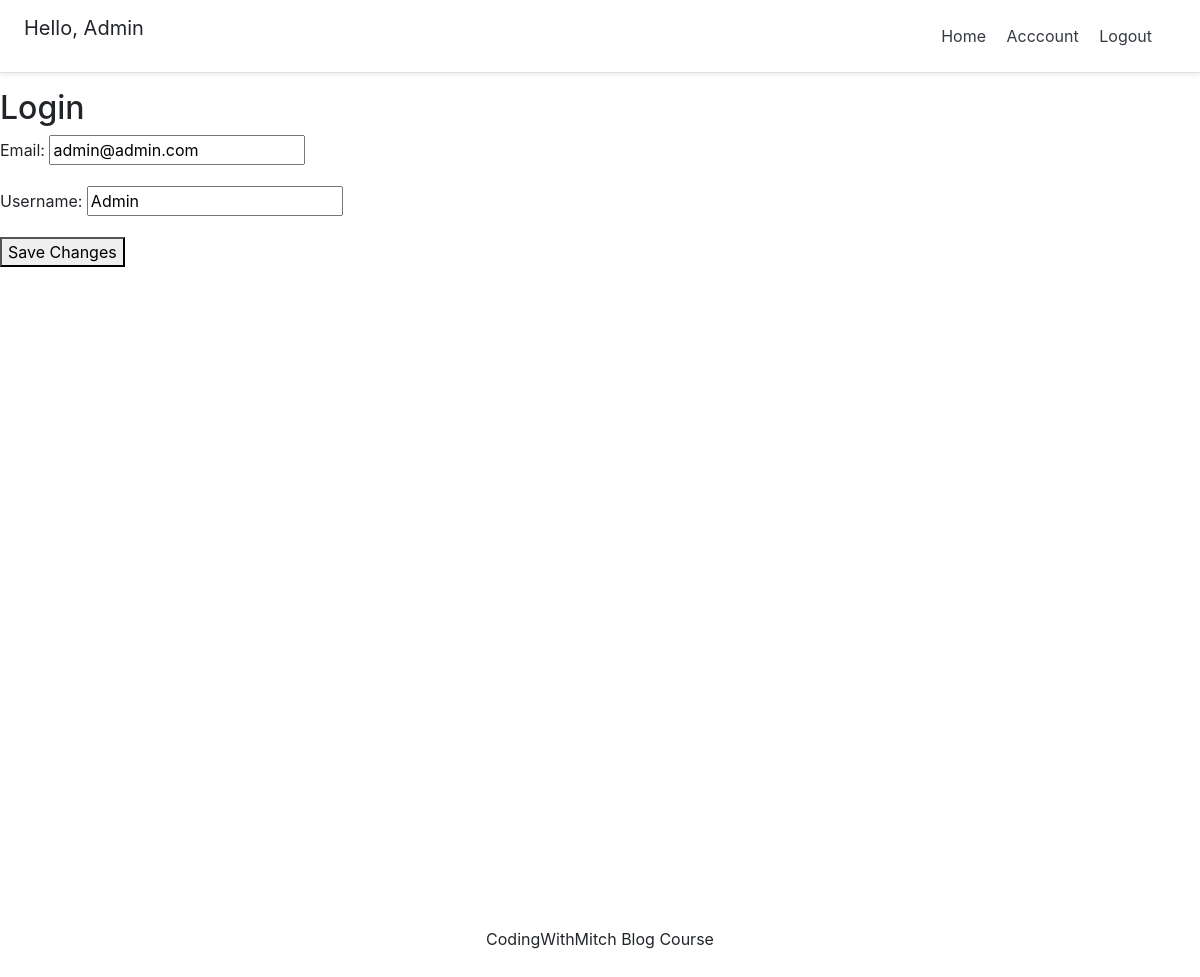
The app's page /account/ (signed in) with its own data.
### account/models.py (models this page shows, shortened)
class Account(AbstractBaseUser):
	email					= models.EmailField(verbose_name="email", max_length=60, unique=True)
	username				= models.CharField(max_length=30, unique=True)
	date_joined				= models.DateTimeField(verbose_name='date joined', auto_now_add=True)
	last_login				= models.DateTimeField(verbose_name='last login', auto_now=True)
	is_admin				= models.BooleanField(default=False)
	is_active				= models.BooleanField(default=True)
	is_staff				= models.BooleanField(default=False)
	is_superuser			= models.BooleanField(default=False)
	USERNAME_FIELD = 'email'
	REQUIRED_FIELDS = ['username']
	objects = MyAccountManager()

### account/views.py (the view)
# urls.py: path('account/', account_view, name="account"),
def account_view(request):
	if not request.user.is_authenticated:
		return redirect("login")
	context = {}
	if request.POST:
		form = AccountUpdateForm(request.POST, instance=request.user)
		if form.is_valid():
			form.save()
	else:
		form = AccountUpdateForm(
				initial = {
					"email": request.user.email,
					"username": request.user.username,
				}
			)
	context['account_form'] = form
	return render(request, 'account/account.html', context)

### account/forms.py (shortened to what this page needs)
class AccountUpdateForm(forms.ModelForm):
	class Meta:
		model = Account
		fields = ('email', 'username')

### account/templates/account/account.html (shortened to what this page needs)
{% extends 'base.html' %}
{% block content %}
	<h2>Login</h2>
	<form method="post">{% csrf_token %}
		{% for field in account_form %}
			<p>
				{{field.label_tag}}
				{{field}}
			</p>
		{% endfor %}
		<button type="submit">Save Changes</button>
	</form>
{% endblock content %}

### templates/snippets/header.html (shortened to what this page needs)
	<link rel="stylesheet" href="https://stackpath.bootstrapcdn.com/bootstrap/4.3.1/css/bootstrap.min.css">
	<div class="d-flex flex-column flex-md-row align-items-center p-3 px-md-4 mb-3 bg-white border-bottom shadow-sm">
	  <h5 class="my-0 mr-md-auto font-weight-normal">
	  	{% if request.user.is_authenticated %}
	  		<p>Hello, {{ request.user.username }} </p>
	  	{% endif %}
	  </h5>
	  <nav class="my-2 my-md-0 mr-md-3">
	  	{% if request.user.is_authenticated %}
			<a class="p-2 text-dark" href="{% url 'home' %}">Home</a>
			<a class="p-2 text-dark" href="{% url 'account' %}">Acccount</a>
		   	<a class="p-2 text-dark" href="{% url 'logout' %}">Logout</a>
		{% else %}
			<a class="p-2 text-dark" href="{% url 'home' %}">Home</a>
			<a class="p-2 text-dark" href="{% url 'login' %}">Login</a>
			<a class="btn btn-outline-primary" href="{% url 'register' %}">Register</a>
	    {% endif %}
	  </nav>
	</div>

### templates/snippets/header.html (style rules this page uses)
@media (min-width: 768px) { html { font-size: 16px; } }

### records on screen
Account: user.username "Admin", account_form "admin@admin.com" "Admin"

### other values on screen
{{ field.label_tag }} "Email:" "Username:"
